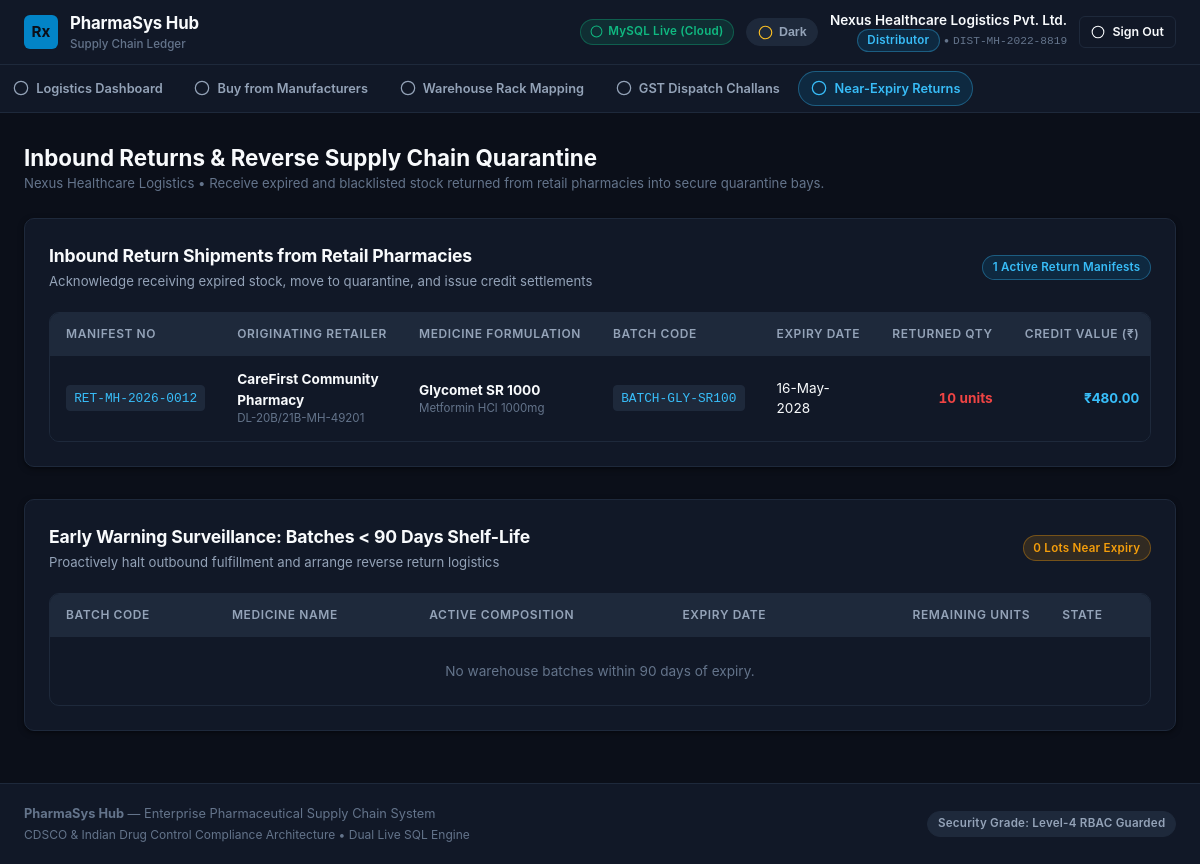
The app's page /distributor_returns.php (signed in) with its own data.
### tables this page shows
CREATE TABLE `return_claims` (
  `id` INT AUTO_INCREMENT PRIMARY KEY,
  `claim_number` VARCHAR(50) NOT NULL UNIQUE,
  `retailer_id` INT NOT NULL,
  `distributor_id` INT NOT NULL,
  `batch_id` INT NOT NULL,
  `quantity` INT NOT NULL,
  `reason` VARCHAR(255) NOT NULL,
  `credit_amount` DECIMAL(10,2) NOT NULL,
  `status` ENUM('dispatched', 'received_quarantine', 'credit_settled') NOT NULL DEFAULT 'dispatched',
  `created_at` TIMESTAMP DEFAULT CURRENT_TIMESTAMP,
  FOREIGN KEY (`retailer_id`) REFERENCES `users`(`id`) ON DELETE CASCADE,
  FOREIGN KEY (`distributor_id`) REFERENCES `users`(`id`) ON DELETE CASCADE,
  FOREIGN KEY (`batch_id`) REFERENCES `batches`(`id`) ON DELETE CASCADE
);

CREATE TABLE `users` (
  `id` INT AUTO_INCREMENT PRIMARY KEY,
  `name` VARCHAR(150) NOT NULL,
  `email` VARCHAR(150) NOT NULL UNIQUE,
  `password` VARCHAR(255) NOT NULL,
  `role` ENUM('manufacturer', 'distributor', 'retailer', 'consumer') NOT NULL,
  `phone` VARCHAR(25) NOT NULL,
  `license_no` VARCHAR(80) DEFAULT NULL,
  `address` TEXT DEFAULT NULL,
  `created_at` TIMESTAMP DEFAULT CURRENT_TIMESTAMP
);

CREATE TABLE `medicine_master` (
  `id` INT AUTO_INCREMENT PRIMARY KEY,
  `brand_name` VARCHAR(150) NOT NULL,
  `generic_name` VARCHAR(150) NOT NULL,
  `salt_composition` VARCHAR(255) NOT NULL,
  `strength_mg` INT NOT NULL,
  `dosage_form` ENUM('Tablet', 'Capsule', 'Syrup', 'Injection', 'Ointment') NOT NULL DEFAULT 'Tablet',
  `category` VARCHAR(100) NOT NULL,
  `schedule_type` VARCHAR(50) NOT NULL DEFAULT 'General OTC',
  `price_mrp` DECIMAL(10,2) NOT NULL,
  `created_at` TIMESTAMP DEFAULT CURRENT_TIMESTAMP
);

CREATE TABLE `batches` (
  `id` INT AUTO_INCREMENT PRIMARY KEY,
  `medicine_id` INT NOT NULL,
  `manufacturer_id` INT NOT NULL DEFAULT 1,
  `batch_number` VARCHAR(50) NOT NULL UNIQUE,
  `mfg_date` DATE NOT NULL,
  `expiry_date` DATE NOT NULL,
  `initial_quantity` INT NOT NULL,
  `current_quantity` INT NOT NULL,
  `mrp_unit` DECIMAL(10,2) NOT NULL,
  `distributor_price` DECIMAL(10,2) NOT NULL,
  `is_recalled` TINYINT(1) NOT NULL DEFAULT 0,
  `recall_reason` VARCHAR(255) DEFAULT NULL,
  `is_expired` TINYINT(1) NOT NULL DEFAULT 0,
  `created_at` TIMESTAMP DEFAULT CURRENT_TIMESTAMP,
  FOREIGN KEY (`medicine_id`) REFERENCES `medicine_master`(`id`) ON DELETE CASCADE
);

### distributor_returns.php (the view, shortened to what this page needs)
<?php
$pdo = Database::getConnection();
$claimStmt = $pdo->prepare("
    SELECT rc.*, b.batch_number, b.expiry_date, b.is_recalled, b.is_expired,
           m.brand_name, m.salt_composition, m.strength_mg, m.dosage_form,
           u.name as retailer_name, u.license_no as retailer_license
    FROM return_claims rc
    JOIN batches b ON rc.batch_id = b.id
    JOIN medicine_master m ON b.medicine_id = m.id
    JOIN users u ON rc.retailer_id = u.id
    WHERE rc.distributor_id = :uid
    ORDER BY rc.id DESC
");
$claimStmt->execute([':uid' => $_SESSION['user_id']]);
$receivedClaims = $claimStmt->fetchAll();
$nearExpiryBatches = [];
require_once __DIR__ . '/includes/header.php';
?>
<div class="container">
  <div style="display: flex; justify-content: space-between; align-items: center; margin-bottom: 1.5rem; flex-wrap: wrap; gap: 1rem;">
    <div>
      <h2 style="font-size: 1.4rem; font-weight: 700;">Inbound Returns &amp; Reverse Supply Chain Quarantine</h2>
      <p style="font-size: 0.825rem; color: var(--text-subtle);">
        Nexus Healthcare Logistics &bull; Receive expired and blacklisted stock returned from retail pharmacies into secure quarantine bays.
      </p>
    </div>
  </div>
  <div class="card" style="margin-bottom: 2rem;">
    <div class="card-header">
      <div>
        <h3 class="card-title">Inbound Return Shipments from Retail Pharmacies</h3>
        <p class="card-description">Acknowledge receiving expired stock, move to quarantine, and issue credit settlements</p>
      </div>
      <span class="badge badge-primary"><?= count($receivedClaims) ?> Active Return Manifests</span>
    </div>
    <div class="table-wrapper">
      <table class="data-table">
        <thead>
          <tr>
            <th>Manifest No</th>
            <th>Originating Retailer</th>
            <th>Medicine Formulation</th>
            <th>Batch Code</th>
            <th>Expiry Date</th>
            <th style="text-align: right;">Returned Qty</th>
            <th style="text-align: right;">Credit Value (₹)</th>
          </tr>
        </thead>
        <tbody>
          <?php if (empty($receivedClaims)): ?>
            <tr>
              <td colspan="10" style="text-align: center; color: var(--text-subtle); padding: 2.5rem 1rem;">
                No return claims currently dispatched from retailers.
              </td>
            </tr>
          <?php else: ?>
            <?php foreach ($receivedClaims as $rc): ?>
              <tr>
                <td><code style="font-family: var(--font-mono); font-size: 0.8rem;"><?= htmlspecialchars($rc['claim_number']) ?></code></td>
                <td>
                  <strong><?= htmlspecialchars($rc['retailer_name']) ?></strong>
                  <div style="font-size: 0.72rem; color: var(--text-subtle);"><?= htmlspecialchars($rc['retailer_license']) ?></div>
                </td>
                <td>
                  <strong><?= htmlspecialchars($rc['brand_name']) ?></strong>
                  <div style="font-size: 0.72rem; color: var(--text-subtle);"><?= htmlspecialchars($rc['salt_composition']) ?> <?= $rc['strength_mg'] ?>mg</div>
                </td>
                <td><code style="font-family: var(--font-mono); font-size: 0.8rem;"><?= htmlspecialchars($rc['batch_number']) ?></code></td>
                <td><?= date('d-M-Y', strtotime($rc['expiry_date'])) ?></td>
                <td class="num-cell" style="font-weight: 700; color: var(--color-danger);"><?= number_format($rc['quantity']) ?> units</td>
                <td class="num-cell" style="font-weight: 700; color: var(--color-primary-dark);">₹<?= number_format($rc['credit_amount'], 2) ?></td>
              </tr>
            <?php endforeach; ?>
          <?php endif; ?>
        </tbody>
      </table>
    </div>
  </div>
  <div class="card">
    <div class="card-header">
      <div>
        <h3 class="card-title">Early Warning Surveillance: Batches &lt; 90 Days Shelf-Life</h3>
        <p class="card-description">Proactively halt outbound fulfillment and arrange reverse return logistics</p>
      </div>
      <span class="badge badge-warning"><?= count($nearExpiryBatches) ?> Lots Near Expiry</span>
    </div>
    <div class="table-wrapper">
      <table class="data-table">
        <thead>
          <tr>
            <th>Batch Code</th>
            <th>Medicine Name</th>
            <th>Active Composition</th>
            <th>Expiry Date</th>
            <th style="text-align: right;">Remaining Units</th>
            <th>State</th>
          </tr>
        </thead>
        <tbody>
          <?php if (empty($nearExpiryBatches)): ?>
            <tr>
              <td colspan="6" style="text-align: center; color: var(--text-subtle); padding: 1.5rem;">No warehouse batches within 90 days of expiry.</td>
            </tr>
          <?php endif; ?>
        </tbody>
      </table>
    </div>
  </div>
</div>
<?php require_once __DIR__ . '/includes/footer.php'; ?>

### assets/css/style.css (style rules this page uses)
:root, [data-theme="dark"] { --bg-app: #0B0F19; --bg-surface: #111827; --bg-surface-subtle: #1E293B; --bg-surface-active: #334155; --text-main: #F8FAFC; --text-muted: #94A3B8; --text-subtle: #64748B; --text-inverse: #0B0F19; --border-light: #1E293B; --border-subtle: #334155; --border-focus: #38BDF8; --color-primary: #0284C7; --color-primary-dark: #38BDF8; --color-primary-bg: rgba(2, 132, 199, 0.16); --color-primary-border: rgba(56, 189, 248, 0.35); --color-success: #10B981; --color-success-bg: rgba(16, 185, 129, 0.14); --color-success-border: rgba(16, 185, 129, 0.35); --color-danger: #EF4444; --color-danger-bg: rgba(239, 68, 68, 0.14); --color-danger-border: rgba(239, 68, 68, 0.35); --color-warning: #F59E0B; --color-warning-bg: rgba(245, 158, 11, 0.14); --color-warning-border: rgba(245, 158, 11, 0.35); --alert-danger-text: #F87171; --alert-warning-text: #FBBF24; --alert-success-text: #34D399; --alert-info-text: #38BDF8; --font-sans: -apple-system, BlinkMacSystemFont, "Segoe UI", Roboto, "Helvetica Neue", Arial, sans-serif; --font-mono: ui-monospace, SFMono-Regular, Menlo, Monaco, Consolas, "Liberation Mono", "Courier New", monospace; --radius-xs: 4px; --radius-sm: 6px; --radius-md: 10px; --radius-lg: 14px; --radius-pill: 9999px; --shadow-sm: 0 1px 2px 0 rgba(0, 0, 0, 0.35); --shadow-card: 0 2px 6px 0 rgba(0, 0, 0, 0.4), 0 1px 2px -1px rgba(0, 0, 0, 0.3); --shadow-lg: 0 12px 24px -4px rgba(0, 0, 0, 0.6), 0 4px 8px -2px rgba(0, 0, 0, 0.4); --transition: all 0.15s ease-in-out; }
*, *::before, *::after { box-sizing: border-box; margin: 0; padding: 0; }
html { max-width: 100%; overflow-x: hidden; }
body { font-family: var(--font-sans); background-color: var(--bg-app); color: var(--text-main); line-height: 1.5; -webkit-font-smoothing: antialiased; min-height: 100vh; max-width: 100%; overflow-x: hidden; position: relative; display: flex; flex-direction: column; }
.container { width: 100%; max-width: 1320px; margin: 0 auto; padding: 0 1.5rem; }
code { font-family: var(--font-mono); background: var(--bg-surface-subtle); color: var(--color-primary-dark); padding: 0.15rem 0.45rem; border-radius: var(--radius-xs); font-size: 0.85em; border: 1px solid var(--border-light); white-space: nowrap !important; display: inline-block; vertical-align: middle; }
.card { background: var(--bg-surface); border: 1px solid var(--border-light); border-radius: var(--radius-md); box-shadow: var(--shadow-card); padding: 1.5rem; margin-bottom: 1.5rem; }
.card-header { display: flex; align-items: center; justify-content: space-between; margin-bottom: 1.25rem; flex-wrap: wrap; gap: 0.75rem; }
.card-title { font-size: 1.1rem; font-weight: 700; color: var(--text-main); letter-spacing: -0.01em; }
.card-description { font-size: 0.825rem; color: var(--text-muted); margin-top: 0.15rem; }
.table-wrapper { width: 100%; overflow-x: auto; border: 1px solid var(--border-light); border-radius: var(--radius-md); background: var(--bg-surface); }
.data-table { width: 100%; border-collapse: collapse; text-align: left; font-size: 0.85rem; }
.data-table th { background: var(--bg-surface-subtle); padding: 0.75rem 1rem; font-weight: 600; font-size: 0.75rem; text-transform: uppercase; letter-spacing: 0.05em; color: var(--text-muted); border-bottom: 1px solid var(--border-light); white-space: nowrap; }
.data-table td { padding: 0.85rem 1rem; color: var(--text-main); border-bottom: 1px solid var(--border-light); vertical-align: middle; }
.data-table tr:last-child td { border-bottom: none; }
.num-cell { text-align: right; font-variant-numeric: tabular-nums; font-weight: 600; }
.badge { display: inline-flex; align-items: center; gap: 0.3rem; padding: 0.2rem 0.6rem; border-radius: var(--radius-pill); font-size: 0.725rem; font-weight: 600; letter-spacing: 0.02em; white-space: nowrap; }
.badge-primary { background: var(--color-primary-bg); color: var(--color-primary-dark); border: 1px solid var(--color-primary-border); }
.badge-warning { background: var(--color-warning-bg); color: var(--color-warning); border: 1px solid var(--color-warning-border); }

### records on screen
return_claims: claim_number "RET-MH-2026-0012", retailer.name "CareFirst Community Pharmacy", retailer.license_no "DL-20B/21B-MH-49201", medicine_master.brand_name "Glycomet SR 1000", medicine_master.salt_composition "Metformin HCl", medicine_master.strength_mg "1000", batch.batch_number "BATCH-GLY-SR100", batch.expiry_date "16-May-2028", quantity "10", credit_amount "480.00"

### other values on screen
$dbStatus "MySQL Live (Cloud)"
$user['name'] "Nexus Healthcare Logistics Pvt. Ltd."
$user['role'] "Distributor"
$user['license_no'] "DIST-MH-2022-8819"
count($receivedClaims) "1"
count($nearExpiryBatches) "0"
